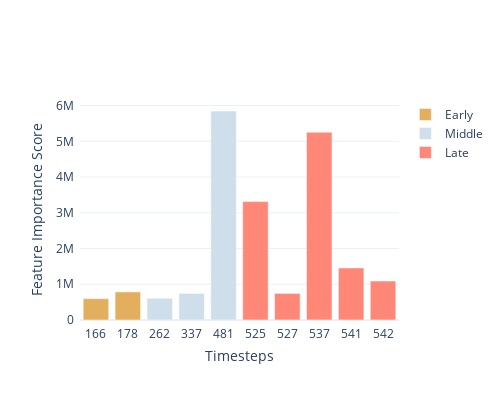

The cell this chart's notebook holds for it:
### Code cell
import plotly.graph_objects as go
cd = ["#E1462C", "#0059A0", "#5F3893", "#FF8777","#0A2C6E", "#CEDEEB"]


fig = go.Figure()

loc = [0,1,2,4,7] if target == "pce" else [5,9]

fig.add_trace(go.Bar(
    y = data["score"].iloc[loc].iloc[::-1],
    x = np.array(["56", "106","101","617","14", "588","573","59","352","431"] if target == "pce" else  ["481","537","525","541","542","178","337","527","262","166"])[loc][::-1],
    marker_color= "#E3AF5F",
    name = "Early",
))

loc = [8,9] if target == "pce" else [0,6,8]

fig.add_trace(go.Bar(
    y = data["score"].iloc[loc].iloc[::-1],
    x = np.array(["56", "106","101","617","14", "588","573","59","352","431"] if target == "pce" else  ["481","537","525","541","542","178","337","527","262","166"])[loc][::-1],
    marker_color= cd[5],
    name = "Middle",
))

loc = [3,5,6] if target == "pce" else [1,2,3,4,7]

fig.add_trace(go.Bar(
    y = data["score"].iloc[loc].iloc[::-1],
    x = np.array(["56", "106","101","617","14", "588","573","59","352","431"] if target == "pce" else  ["481","537","525","541","542","178","337","527","262","166"])[loc][::-1],
    marker_color= cd[3],
    name = "Late",
))


fig.update_yaxes(title = "Feature Importance Score"#, range = [0,81]
)
fig.update_xaxes(title = "Timesteps", categoryarray= np.array(["14", "56","59","101","106", "352","431","573","588","617"] if target == "pce" else  ["166","178","262","337","481","525","527","537","541","542"]))

fig.update_layout(
    showlegend=True,
    margin=dict(pad = 5),
    template="plotly_white",
    height=400,
    width=500,
)

fig.write_image("xai/images/"+ target + "/1D/1D_tree.png", scale=2)

fig.show()

### Figure 1 — Plotly figure (JSON) as saved in the notebook; plotly's stock layout.template omitted (floating-point values rounded to 4 significant figures)
{"data": [{"marker": {"color": "#E3AF5F"}, "name": "Early", "type": "bar", "x": ["166", "178"], "y": [597300.0, 786432]}, {"marker": {"color": "#CEDEEB"}, "name": "Middle", "type": "bar", "x": ["262", "337", "481"], "y": [609496, 745760, 5847808]}, {"marker": {"color": "#FF8777"}, "name": "Late", "type": "bar", "x": ["527", "542", "541", "525", "537"], "y": [744300.0, 1091000.0, 1457000.0, 3312288, 5254012]}], "layout": {"height": 400, "margin": {"pad": 5}, "showlegend": true, "width": 500, "xaxis": {"categoryarray": ["166", "178", "262", "337", "481", "525", "527", "537", "541", "542"], "title": {"text": "Timesteps"}}, "yaxis": {"title": {"text": "Feature Importance Score"}}}}
